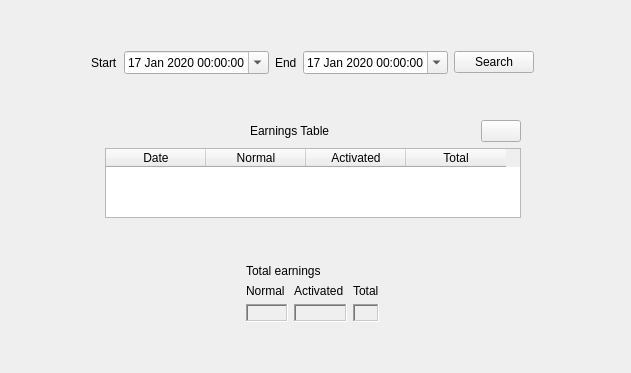
              <widget class="QWidget" name="earning_stats">
               <attribute name="title">
                <string>Earning Stats</string>
               </attribute>
               <layout class="QGridLayout" name="gridLayout_63">
                <item row="2" column="1">
                 <spacer name="verticalSpacer_55">
                  <property name="orientation">
                   <enum>Qt::Vertical</enum>
                  </property>
                  <property name="sizeHint" stdset="0">
                   <size>
                    <width>20</width>
                    <height>40</height>
                   </size>
                  </property>
                 </spacer>
                </item>
                <item row="6" column="1" colspan="2">
                 <spacer name="verticalSpacer_54">
                  <property name="orientation">
                   <enum>Qt::Vertical</enum>
                  </property>
                  <property name="sizeHint" stdset="0">
                   <size>
                    <width>20</width>
                    <height>40</height>
                   </size>
                  </property>
                 </spacer>
                </item>
                <item row="1" column="1">
                 <layout class="QHBoxLayout" name="horizontalLayout_8">
                  <item>
                   <spacer name="horizontalSpacer_92">
                    <property name="orientation">
                     <enum>Qt::Horizontal</enum>
                    </property>
                    <property name="sizeHint" stdset="0">
                     <size>
                      <width>40</width>
                      <height>20</height>
                     </size>
                    </property>
                   </spacer>
                  </item>
                  <item>
                   <widget class="QLabel" name="earning_startdate_label">
                    <property name="text">
                     <string>Start</string>
                    </property>
                   </widget>
                  </item>
                  <item>
                   <widget class="QDateTimeEdit" name="earning_start_dateTimeEdit">
                    <property name="minimumDate">
                     <date>
                      <year>2020</year>
                      <month>1</month>
                      <day>17</day>
                     </date>
                    </property>
                    <property name="calendarPopup">
                     <bool>true</bool>
                    </property>
                   </widget>
                  </item>
                  <item>
                   <widget class="QLabel" name="earning_stopdate_label">
                    <property name="text">
                     <string>End</string>
                    </property>
                   </widget>
                  </item>
                  <item>
                   <widget class="QDateTimeEdit" name="earning_stop_dateTimeEdit">
                    <property name="minimumDate">
                     <date>
                      <year>2020</year>
                      <month>1</month>
                      <day>17</day>
                     </date>
                    </property>
                    <property name="calendarPopup">
                     <bool>true</bool>
                    </property>
                   </widget>
                  </item>
                  <item>
                   <widget class="QPushButton" name="earnings_search_button">
                    <property name="text">
                     <string>Search</string>
                    </property>
                   </widget>
                  </item>
                  <item>
                   <spacer name="horizontalSpacer_94">
                    <property name="orientation">
                     <enum>Qt::Horizontal</enum>
                    </property>
                    <property name="sizeHint" stdset="0">
                     <size>
                      <width>40</width>
                      <height>20</height>
                     </size>
                    </property>
                   </spacer>
                  </item>
                 </layout>
                </item>
                <item row="5" column="1">
                 <layout class="QGridLayout" name="gridLayout_61">
                  <item row="3" column="1">
                   <widget class="QLabel" name="normal_earning_value">
                    <property name="frameShape">
                     <enum>QFrame::WinPanel</enum>
                    </property>
                    <property name="frameShadow">
                     <enum>QFrame::Sunken</enum>
                    </property>
                    <property name="text">
                     <string/>
                    </property>
                   </widget>
                  </item>
                  <item row="2" column="1">
                   <widget class="QLabel" name="normal_earning_label">
                    <property name="text">
                     <string>Normal </string>
                    </property>
                   </widget>
                  </item>
                  <item row="1" column="0" rowspan="3">
                   <spacer name="horizontalSpacer_91">
                    <property name="orientation">
                     <enum>Qt::Horizontal</enum>
                    </property>
                    <property name="sizeHint" stdset="0">
                     <size>
                      <width>40</width>
                      <height>20</height>
                     </size>
                    </property>
                   </spacer>
                  </item>
                  <item row="1" column="1" colspan="3">
                   <widget class="QLabel" name="total_earnings_label">
                    <property name="text">
                     <string>Total earnings</string>
                    </property>
                   </widget>
                  </item>
                  <item row="3" column="2">
                   <widget class="QLabel" name="activated_earning_value">
                    <property name="frameShape">
                     <enum>QFrame::WinPanel</enum>
                    </property>
                    <property name="frameShadow">
                     <enum>QFrame::Sunken</enum>
                    </property>
                    <property name="text">
                     <string/>
                    </property>
                   </widget>
                  </item>
                  <item row="2" column="3">
                   <widget class="QLabel" name="total_earning_label">
                    <property name="text">
                     <string>Total</string>
                    </property>
                   </widget>
                  </item>
                  <item row="2" column="2">
                   <widget class="QLabel" name="activated_earning_label">
                    <property name="text">
                     <string>Activated </string>
                    </property>
                   </widget>
                  </item>
                  <item row="3" column="3">
                   <widget class="QLabel" name="total_earning_value">
                    <property name="frameShape">
                     <enum>QFrame::WinPanel</enum>
                    </property>
                    <property name="frameShadow">
                     <enum>QFrame::Sunken</enum>
                    </property>
                    <property name="text">
                     <string/>
                    </property>
                   </widget>
                  </item>
                  <item row="1" column="4" rowspan="3">
                   <spacer name="horizontalSpacer_97">
                    <property name="orientation">
                     <enum>Qt::Horizontal</enum>
                    </property>
                    <property name="sizeHint" stdset="0">
                     <size>
                      <width>40</width>
                      <height>20</height>
                     </size>
                    </property>
                   </spacer>
                  </item>
                 </layout>
                </item>
                <item row="1" column="0" rowspan="5">
                 <spacer name="horizontalSpacer_95">
                  <property name="orientation">
                   <enum>Qt::Horizontal</enum>
                  </property>
                  <property name="sizeHint" stdset="0">
                   <size>
                    <width>40</width>
                    <height>20</height>
                   </size>
                  </property>
                 </spacer>
                </item>
                <item row="3" column="1">
                 <layout class="QGridLayout" name="gridLayout_66">
                  <item row="0" column="2" colspan="2">
                   <widget class="QLabel" name="earningstat_table_label">
                    <property name="text">
                     <string>Earnings Table</string>
                    </property>
                   </widget>
                  </item>
                  <item row="0" column="4">
                   <spacer name="horizontalSpacer_100">
                    <property name="orientation">
                     <enum>Qt::Horizontal</enum>
                    </property>
                    <property name="sizeHint" stdset="0">
                     <size>
                      <width>40</width>
                      <height>20</height>
                     </size>
                    </property>
                   </spacer>
                  </item>
                  <item row="0" column="0" rowspan="2">
                   <spacer name="horizontalSpacer_96">
                    <property name="orientation">
                     <enum>Qt::Horizontal</enum>
                    </property>
                    <property name="sizeHint" stdset="0">
                     <size>
                      <width>40</width>
                      <height>20</height>
                     </size>
                    </property>
                   </spacer>
                  </item>
                  <item row="0" column="1">
                   <spacer name="horizontalSpacer_101">
                    <property name="orientation">
                     <enum>Qt::Horizontal</enum>
                    </property>
                    <property name="sizeHint" stdset="0">
                     <size>
                      <width>40</width>
                      <height>20</height>
                     </size>
                    </property>
                   </spacer>
                  </item>
                  <item row="0" column="5">
                   <widget class="QPushButton" name="export_earning_table_button">
                    <property name="text">
                     <string/>
                    </property>
                   </widget>
                  </item>
                  <item row="1" column="1" colspan="5">
                   <widget class="QTableWidget" name="earning_stats_tableWidget">
                    <property name="sizeAdjustPolicy">
                     <enum>QAbstractScrollArea::AdjustToContents</enum>
                    </property>
                    <attribute name="horizontalHeaderDefaultSectionSize">
                     <number>100</number>
                    </attribute>
                    <column>
                     <property name="text">
                      <string>Date</string>
                     </property>
                    </column>
                    <column>
                     <property name="text">
                      <string>Normal</string>
                     </property>
                    </column>
                    <column>
                     <property name="text">
                      <string>Activated</string>
                     </property>
                    </column>
                    <column>
                     <property name="text">
                      <string>Total</string>
                     </property>
                    </column>
                   </widget>
                  </item>
                  <item row="0" column="7" rowspan="2">
                   <spacer name="horizontalSpacer_90">
                    <property name="orientation">
                     <enum>Qt::Horizontal</enum>
                    </property>
                    <property name="sizeHint" stdset="0">
                     <size>
                      <width>40</width>
                      <height>20</height>
                     </size>
                    </property>
                   </spacer>
                  </item>
                 </layout>
                </item>
                <item row="1" column="2" rowspan="5">
                 <spacer name="horizontalSpacer_98">
                  <property name="orientation">
                   <enum>Qt::Horizontal</enum>
                  </property>
                  <property name="sizeHint" stdset="0">
                   <size>
                    <width>40</width>
                    <height>20</height>
                   </size>
                  </property>
                 </spacer>
                </item>
                <item row="4" column="1">
                 <spacer name="verticalSpacer_56">
                  <property name="orientation">
                   <enum>Qt::Vertical</enum>
                  </property>
                  <property name="sizeHint" stdset="0">
                   <size>
                    <width>20</width>
                    <height>40</height>
                   </size>
                  </property>
                 </spacer>
                </item>
                <item row="0" column="1">
                 <spacer name="verticalSpacer_53">
                  <property name="orientation">
                   <enum>Qt::Vertical</enum>
                  </property>
                  <property name="sizeHint" stdset="0">
                   <size>
                    <width>20</width>
                    <height>40</height>
                   </size>
                  </property>
                 </spacer>
                </item>
               </layout>
              </widget>
